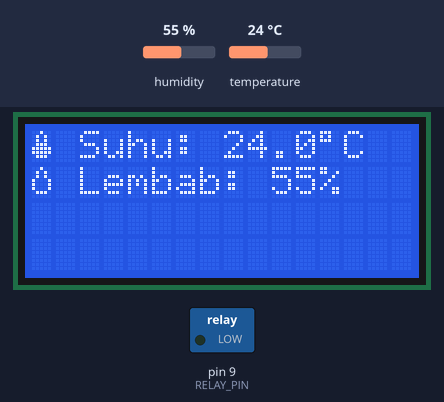
Simulated run of this sketch. Board: Arduino Uno, built with avr-gcc and run on an emulated ATmega328P. Parts: 16×4 character LCD, switched loads named in the sketch (green lamp = pin HIGH). Inputs (shaded band) come from the test bench; at power-on: temperature 24 °C, humidity 55 %.

Above: at 3.3 s.
3.4 s: temperature set to 27 °C
At 5.1 s:
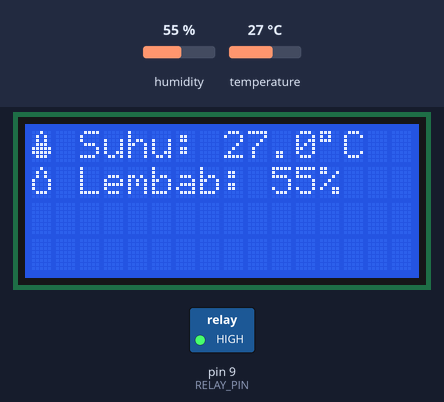
6.1 s: humidity set to 22 %
At 7.2 s:
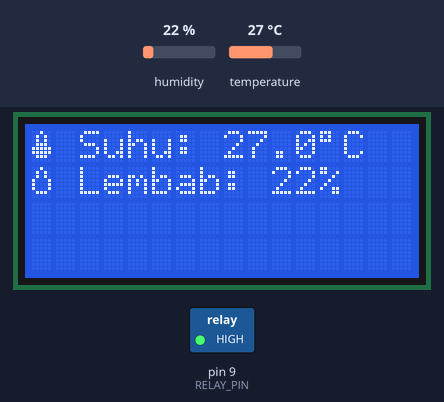
8.8 s: humidity set to 40 %
At 11.4 s:
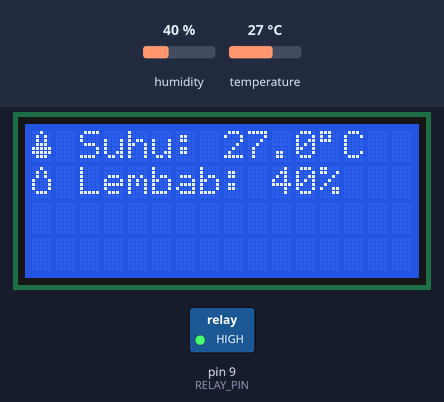
11.8 s: temperature set to 12 °C
At 13.4 s:
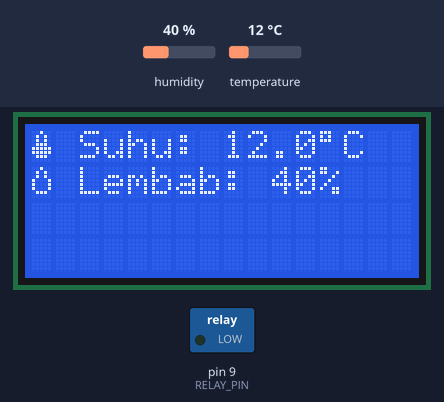
Timing chart, 0 to 14.9 s (numbered marks = the images above; inputs shaded):
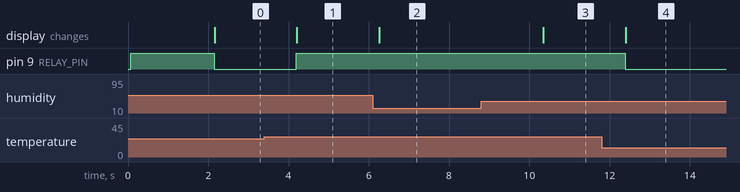

The sketch:

DHT11_LCD_DAN_RELAY.ino
```cpp
#include <Wire.h>
#include <LiquidCrystal_I2C.h>
#include "DHT.h"

// Inisialisasi LCD dengan alamat I2C 0x27, ukuran 16x2
LiquidCrystal_I2C lcd(0x27, 16, 4);

// Definisi pin dan tipe sensor DHT
#define DHTPIN 2
#define DHTTYPE DHT11
DHT dht(DHTPIN, DHTTYPE);

// Definisi pin relay
#define RELAY_PIN 9

// Karakter khusus untuk suhu dan kelembaban
byte suhu[8] = {
    B00100,
    B01010,
    B01010,
    B01110,
    B11111,
    B11111,
    B01110,
    B00000
};

byte kelembaban[8] = {
    B00100,
    B01010,
    B01010,
    B10001,
    B10001,
    B10001,
    B01110,
    B00000
};

void setup() {
    // Inisialisasi LCD
    lcd.init();
    lcd.backlight();

    // Inisialisasi relay
    pinMode(RELAY_PIN, OUTPUT);
    digitalWrite(RELAY_PIN, HIGH); // Relay mati di awal (asumsi aktif LOW)

    // Membuat karakter khusus
    lcd.createChar(1, kelembaban);
    lcd.createChar(2, suhu);

    // Menampilkan pesan awal
    lcd.setCursor(3, 0);
    lcd.print("Kelompok 6");
    lcd.setCursor(0, 1);
    lcd.print("Arduino Project");

    // Inisialisasi sensor DHT
    dht.begin();

    delay(2000);
    lcd.clear();

    // Menampilkan label pada LCD
    lcd.setCursor(0, 0);
    lcd.write(2);
    lcd.print(" Suhu: ");
    lcd.setCursor(0, 1);
    lcd.write(1);
    lcd.print(" Lembab: ");
}

void loop() {
    // Membaca data dari sensor DHT
    float h = dht.readHumidity();
    float t = dht.readTemperature();
    float f = dht.readTemperature(true);

    // Menangani kesalahan pembacaan sensor
    if (isnan(h) || isnan(t) || isnan(f)) {
        lcd.setCursor(8, 0);
        lcd.print("Error ");
        lcd.setCursor(10, 1);
        lcd.print("Error ");
        return;
    }

    // Kontrol relay: jika suhu >= 26 derajat, matikan lampu (relay off)
    if (t >= 26.0) {
        digitalWrite(RELAY_PIN, HIGH); // relay mati (asumsi aktif LOW)
    } else {
        digitalWrite(RELAY_PIN, LOW); // relay nyala
    }

    // Menampilkan suhu dan kelembaban pada LCD
    lcd.setCursor(8, 0);
    lcd.print(t, 1);
    lcd.print((char)223);
    lcd.print("C ");

    lcd.setCursor(10, 1);
    lcd.print(h, 0);
    lcd.print("% ");

    delay(1000);
}
```

Measured:
- the behaviour switches between 25 and 26 °C on temperature (found by bisection; images 0 and 1)
- after the input at 3.4 s, pin 9 (RELAY_PIN): LOW → HIGH after 0.80 s; the display: changes after 0.81 s (image 1)
- after the input at 6.1 s, the display: changes after 0.16 s (image 2)
- after the input at 8.8 s, the display: changes after 1.6 s (image 3)
- after the input at 11.8 s, pin 9 (RELAY_PIN): HIGH → LOW after 0.59 s; the display: changes after 0.60 s (image 4)
